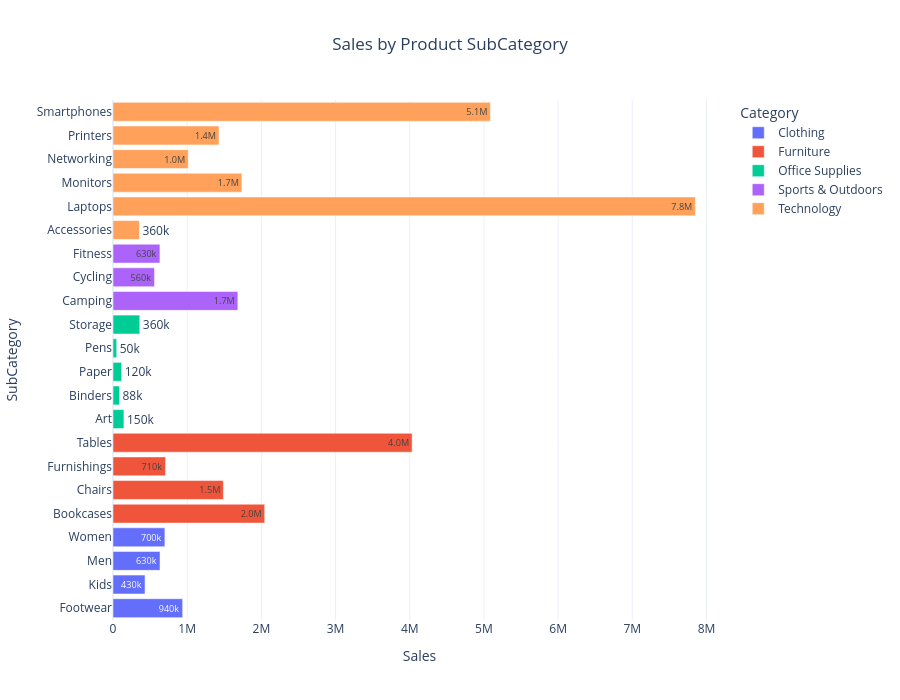

The notebook cell saved with this chart:
### Markdown cell above
### Sales by product category and sub-category

### Code cell
import plotly.express as px

sales = (
    df.groupby(["Category", "SubCategory"])["Sales"]
      .sum()
      .reset_index()
)

fig = px.bar(
    sales,
    x="Sales",
    y="SubCategory",
    color="Category",
    orientation="h",
    text_auto=".2s",
    title="Sales by Product SubCategory",
    template="plotly_white"
)

fig.update_layout(
    title_x=0.5,
    height=700
)

fig.show()

### Figure 1 — Plotly figure (JSON) as saved in the notebook; plotly's stock layout.template omitted (floating-point values rounded to 4 significant figures)
{"data": [{"hovertemplate": "Category=Clothing<br>Sales=%{x}<br>SubCategory=%{y}<extra></extra>", "legendgroup": "Clothing", "marker": {"color": "#636efa", "pattern": {"shape": ""}}, "name": "Clothing", "orientation": "h", "showlegend": true, "textposition": "auto", "texttemplate": "%{x:.2s}", "type": "bar", "x": [938600.0, 431600.0, 633800.0, 699500.0], "xaxis": "x", "y": ["Footwear", "Kids", "Men", "Women"], "yaxis": "y"}, {"hovertemplate": "Category=Furniture<br>Sales=%{x}<br>SubCategory=%{y}<extra></extra>", "legendgroup": "Furniture", "marker": {"color": "#EF553B", "pattern": {"shape": ""}}, "name": "Furniture", "orientation": "h", "showlegend": true, "textposition": "auto", "texttemplate": "%{x:.2s}", "type": "bar", "x": [2045000.0, 1488000.0, 708200.0, 4032000.0], "xaxis": "x", "y": ["Bookcases", "Chairs", "Furnishings", "Tables"], "yaxis": "y"}, {"hovertemplate": "Category=Office Supplies<br>Sales=%{x}<br>SubCategory=%{y}<extra></extra>", "legendgroup": "Office Supplies", "marker": {"color": "#00cc96", "pattern": {"shape": ""}}, "name": "Office Supplies", "orientation": "h", "showlegend": true, "textposition": "auto", "texttemplate": "%{x:.2s}", "type": "bar", "x": [147200.0, 87570.0, 116700.0, 49710.0, 361000.0], "xaxis": "x", "y": ["Art", "Binders", "Paper", "Pens", "Storage"], "yaxis": "y"}, {"hovertemplate": "Category=Sports & Outdoors<br>Sales=%{x}<br>SubCategory=%{y}<extra></extra>", "legendgroup": "Sports & Outdoors", "marker": {"color": "#ab63fa", "pattern": {"shape": ""}}, "name": "Sports & Outdoors", "orientation": "h", "showlegend": true, "textposition": "auto", "texttemplate": "%{x:.2s}", "type": "bar", "x": [1683000.0, 559800.0, 632300.0], "xaxis": "x", "y": ["Camping", "Cycling", "Fitness"], "yaxis": "y"}, {"hovertemplate": "Category=Technology<br>Sales=%{x}<br>SubCategory=%{y}<extra></extra>", "legendgroup": "Technology", "marker": {"color": "#FFA15A", "pattern": {"shape": ""}}, "name": "Technology", "orientation": "h", "showlegend": true, "textposition": "auto", "texttemplate": "%{x:.2s}", "type": "bar", "x": [355700.0, 7850000.0, 1737000.0, 1015000.0, 1429000.0, 5087000.0], "xaxis": "x", "y": ["Accessories", "Laptops", "Monitors", "Networking", "Printers", "Smartphones"], "yaxis": "y"}], "layout": {"barmode": "relative", "height": 700, "legend": {"title": {"text": "Category"}, "tracegroupgap": 0}, "title": {"text": "Sales by Product SubCategory", "x": 0.5}, "xaxis": {"anchor": "y", "domain": [0, 1], "title": {"text": "Sales"}}, "yaxis": {"anchor": "x", "domain": [0, 1], "title": {"text": "SubCategory"}}}}
